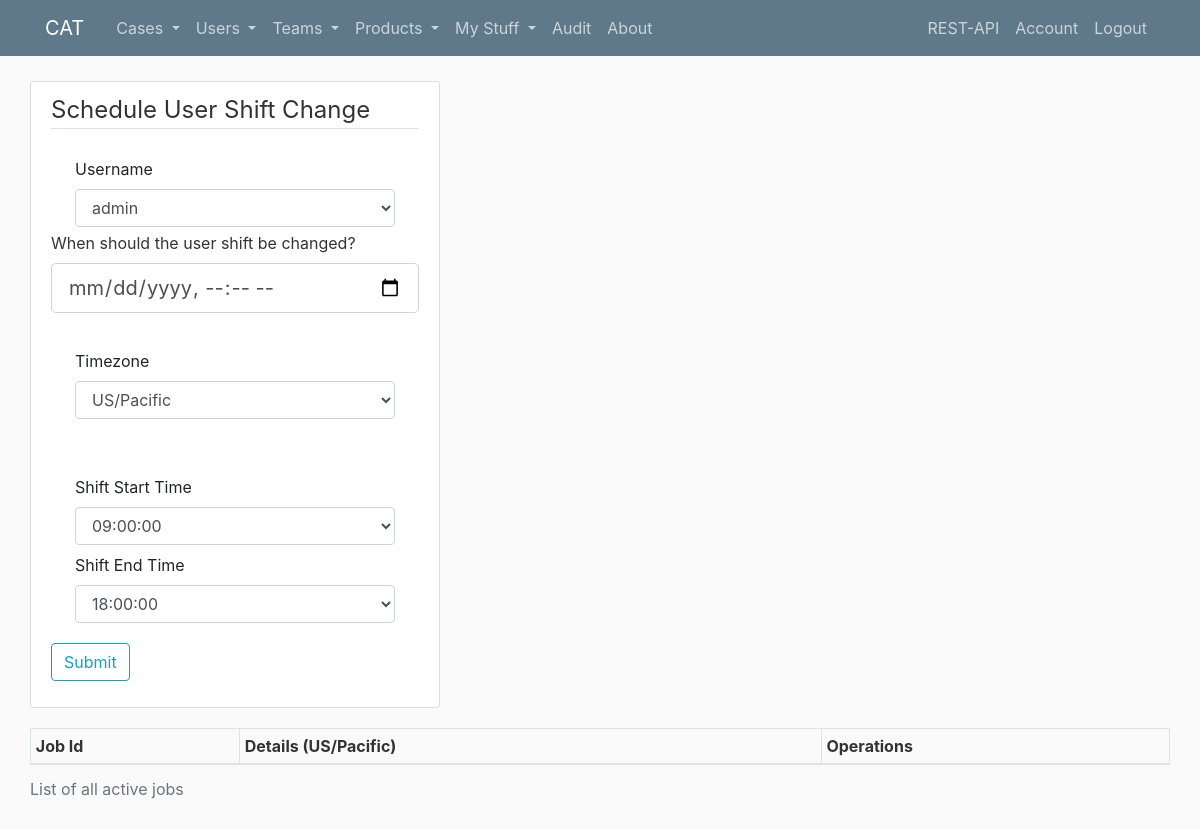
The app's page /schedule_shift_change (signed in) with its own data.
### cat/models.py (models this page shows, shortened)
class User(db.Model, UserMixin):
    id = db.Column(db.Integer, primary_key=True)
    username = db.Column(db.String(50), unique=True, nullable=False)
    email = db.Column(db.String(100))
    password = db.Column(db.String(200), nullable=False)
    user_since = db.Column(db.DateTime, nullable=False, default=datetime.utcnow)
    teamname = db.Column(db.ForeignKey('team.teamname'), nullable=False)
    products = db.relationship('Product', secondary=UserProduct.__table__, backref='supported_by', lazy=True)
    cases = db.relationship('Cases', backref='owner', lazy=True, foreign_keys = 'Cases.user', cascade="all, delete-orphan")
    assigned_cases = db.relationship('Cases', backref='assigner', lazy=True, foreign_keys = 'Cases.assigned_by')
    audits = db.relationship('Audit', backref='by_user', lazy=True)
    jobs = db.relationship('Jobs', backref='submitted_by', lazy=True)
    active = db.Column(db.Boolean, default=True)
    shift_start = db.Column(db.String(100), nullable=False, default='09:00:00')
    shift_end = db.Column(db.String(100), nullable=False, default='18:00:00')
    timezone = db.Column(db.String(200), nullable=False, default="US/Pacific")
    last_login = db.Column(db.DateTime, nullable=False, default=datetime.utcnow)
    admin = db.Column(db.Boolean, default=False)
    team_email_notifications = db.Column(db.Boolean, default=False)
    salesforce_emails = db.relationship('SalesforceEmails', backref='created_by', lazy=True)
    first_name = db.Column(db.String(50))
    last_name = db.Column(db.String(50))
    monitor_case_updates = db.Column(db.Boolean, default=False)
    @hybrid_property
    def full_name(self):
        if self.first_name is None or self.last_name is None:
            return self.username
        return self.first_name + ' ' + self.last_name
    def in_shift(self, at_time=None):
        s1 = datetime.now(pytz.timezone('US/Pacific')).strftime('%Y/%m/%d') + ' ' + self.shift_start
        s2 = datetime.now(pytz.timezone('US/Pacific')).strftime('%Y/%m/%d') + ' ' + self.shift_end
        if at_time:
            s3 = datetime.now(pytz.timezone('US/Pacific')).strftime('%Y/%m/%d') + ' ' + at_time
            compare_time = pytz.timezone(self.timezone).localize(datetime.strptime(s3 , '%Y/%m/%d %H:%M:%S'))
        else:
            compare_time = datetime.now(tz=pytz.UTC)
        start_time = pytz.timezone(self.timezone).localize(datetime.strptime(s1 , '%Y/%m/%d %H:%M:%S'))
        end_time = pytz.timezone(self.timezone).localize(datetime.strptime(s2,'%Y/%m/%d %H:%M:%S'))
        if start_time <= compare_time and end_time > compare_time:
            return True
        else:
            return False
    def schema(self):
        p = []
        for product in self.products:
            p.append(product.productname)
        return {
                "username": self.username,
                "email": self.email,
                "user_since": self.user_since,
                "teamname": self.teamname,
                "products": p,
                "active": self.active,
                "shift_start": self.shift_start,
                "shift_end": self.shift_end,
                "first_name": self.first_name,
                "last_name": self.last_name,
                "timezone": self.timezone,
                "last_login": self.last_login,
                "admin": self.admin,
                "in_shift": self.in_shift(),
                "team_email_notifications": self.team_email_notifications,
                "full_name": self.full_name,
                "monitor_case_updates": self.monitor_case_updates
            }

### cat/users/routes.py (the view, shortened to what this page needs)
@users_b.route("/schedule_shift_change", methods=['GET', 'POST'])
@login_required
def schedule_shift_change():
    form = ScheduleShiftChangerForm()
    form.username.choices = utils.get_user_names(object=False, teamname=current_user.teamname)
    form.username.choices=utils.get_user_names(object=False, teamname=current_user.teamname)
    form.timezone.data = current_user.timezone
    jobs = utils.get_scheduled_jobs(scheduler, True)
    l_usernames, _ = teams_utils.usernames(current_user.teamname)
    return render_template('schedule_shift_change.html', form=form, title="Schedule Shift Change", jobs=jobs, l_usernames=l_usernames)

### cat/users/forms.py
class ScheduleShiftChangerForm(FlaskForm):
    username = SelectField(u'Username')
    datetime = DateTimeLocalField('When should the user shift be changed?', format='%Y-%m-%dT%H:%M', validators=[DataRequired()])
    timezone = SelectField(u'Timezone', choices=pytz.all_timezones, default="US/Pacific")
    shift_start = SelectField(u'Shift Start Time', choices=utils.get_time_list(), default="09:00:00")
    shift_end = SelectField(u'Shift End Time', choices=utils.get_time_list(), default="18:00:00")
    submit = SubmitField('Submit')

### cat/models.py (called while the page is built)
@login_manager.user_loader
def load_user(user_id):
    return User.query.get(user_id)

### cat/ui_utils.py (called while the page is built, shortened)
def get_user_names(object=False, teamname=None):
    l = []
    if teamname:
        users, res_code = teams_utils.users(teamname)
    else:
        users, res_code = users_utils.users()
    if object:
        return users
    for user in users:
        l.append(user.get('username'))
    return l

def get_scheduled_jobs(scheduler=scheduler, object=False):
    if not scheduler:
        return []

### cat/utils/teams/utils.py (called while the page is built)
def users(teamname):
    l = []
    team = Team.query.filter_by(teamname=teamname).first()
    if team is None:
        return f"Team {teamname} not found", 404
    users = team.users
    for user in users:
        l.append(user.schema())
    return l, 200

def usernames(teamname):
    l = []
    team = Team.query.filter_by(teamname=teamname).first()
    if team is None:
        return f"Team {teamname} not found", 404
    users = team.users
    for user in users:
        l.append(user.username)
    return l, 200

### cat/templates/schedule_shift_change.html (shortened to what this page needs)
{% extends "layout.html" %}
{% block content %}
<div class="content-section">
    <form method="POST" action="" onsubmit="return confirm('Confirm scheduling user shift change?');">
        <legend class="border-bottom mb-4">Schedule User Shift Change</legend>
        <fieldset class="form-group">
            <div class="dropdown-item">
                {{ form.username.label(class="form-control-label") }}
                {{ form.username(class="form-control form-control-md") }}
            </div>
            <fieldset class="form-group">
                <div class="form-group">
                    {{ form.datetime.label(class="form-control-label") }}
                    {% if form.datetime.errors %}
                        {{ form.datetime(class="form-control form-control-lg is-invalid") }}
                        <div class="invalid-feedback">
                            {% for error in form.datetime.errors %}
                                <span>{{ error }}</span>
                            {% endfor %}
                        </div>
                    {% else %}
                        {{ form.datetime(class="form-control form-control-lg") }}
                    {% endif %}
            </fieldset>
            <div class="dropdown-item">
                {{ form.timezone.label(class="form-control-label") }}
                {{ form.timezone(class="form-control form-control-md") }}
            </div> <br><br>
            <div class="dropdown-item">
                {{ form.shift_start.label(class="form-control-label") }}
                {{ form.shift_start(class="form-control form-control-md") }}
            </div>
            <div class="dropdown-item">
                {{ form.shift_end.label(class="form-control-label") }}
                {{ form.shift_end(class="form-control form-control-md") }}
            </div>
        </fieldset>
        <div class="form-group">
            {{ form.submit(class="btn btn-outline-info") }}
        </div>
    </form>
</div>
<table class="table table-hover table-sm table-striped table-bordered border-primary align-top">
    <caption>List of all active jobs</caption>
      <thead>
        <tr>
          <th scope="col">Job Id</th>
          <th scope="col">Details ({{ current_user.timezone }})</th>
          <th scope="col">Operations</th>
        </tr>
      </thead>
    </table>
{% endblock %}

### cat/static/main.css (style rules this page uses)
body { background: #fafafa; color: #333333; margin-top: 5rem; }
.content-section { background: #ffffff; padding: 10px 20px; border: 1px solid #dddddd; border-radius: 3px; margin-bottom: 20px; }

### records on screen
User: username "admin", timezone "US/Pacific", shift_start "09:00:00", shift_end "18:00:00"
